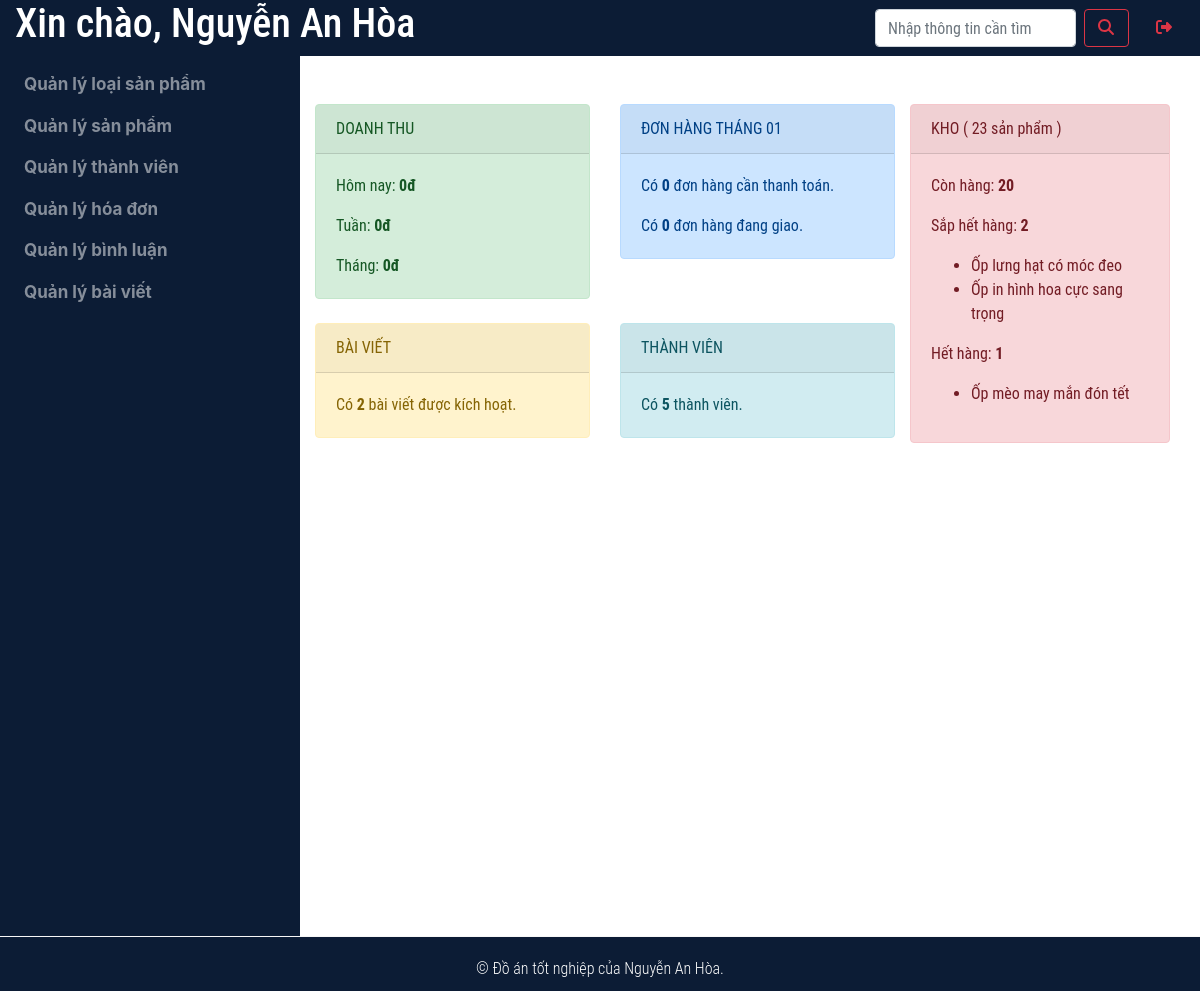
The app's page /doanadmin/views/index.php (signed in) with its own data.
### tables this page shows
CREATE TABLE `product` (
  `id_product` int(11) NOT NULL,
  `id_type` int(11) NOT NULL,
  `product_name` varchar(250) NOT NULL,
  `amount` int(11) NOT NULL,
  `img_1` varchar(250) NOT NULL,
  `img_2` varchar(250) NOT NULL,
  `price` float NOT NULL,
  `content` varchar(250) NOT NULL,
  `dateCreated` timestamp NOT NULL DEFAULT current_timestamp(),
  `dateUpdate` timestamp NOT NULL DEFAULT current_timestamp()
);

### doanadmin/modules/view.php (the view, shortened to what this page needs)
<?php
    $day = date('d');
    $month = date('m');
    $dates = date('Y-m-d');
    while (date('w', strtotime($dates)) != 1) {
        $tmp = strtotime('-1 day', strtotime($dates));
        $dates = date('Y-m-d', $tmp);
    }
    $week = date('W', strtotime($dates));
    $sql_product_total = "SELECT
                                COUNT(`id_product`) AS `total`
                            FROM
                                `product`";
    $query_product_total  = mysqli_query($conn, $sql_product_total);
    $sql_product_much = "SELECT
                                COUNT(`id_product`) AS `much`
                            FROM
                                `product`
                            WHERE
                                (`amount` > 5 AND `amount` <= 100)";
    $query_product_much  = mysqli_query($conn, $sql_product_much);
    $sql_product_little = "SELECT
                                *
                            FROM
                                `product`
                            WHERE
                                (`amount` > 0 AND `amount` <= 5)";
    $query_product_little = mysqli_query($conn, $sql_product_little);
    $sql_product_over = "SELECT
                                *
                            FROM
                                `product`
                            WHERE
                                `amount` <= 0";
    $query_product_over = mysqli_query($conn, $sql_product_over);
    $sql_total_cart = "SELECT
                            COUNT(`id_cart`) AS `total`
                        FROM
                            `cart`
                        WHERE
                            `status` = 0
                            AND MONTH(`dateCreated`) = '$month'";
    $query_total_cart = mysqli_query($conn, $sql_total_cart);
    $sql_load_cart = "SELECT
                            COUNT(`id_cart`) AS `total`
                        FROM
                            `cart`
                        WHERE
                            `status` = 1
                            AND MONTH(`dateCreated`) = '$month'";
    $query_load_cart = mysqli_query($conn, $sql_load_cart);
    $sql_total_day = "SELECT
                            SUM(`totalPrice`) AS `total`
                        FROM
                            `cart`
                        WHERE
                            `status` = 2
                            AND DAY(`dateUpdate`) = '$day'
                            AND MONTH(`dateUpdate`) = '$month'";
    $query_total_day = mysqli_query($conn, $sql_total_day);
    $sql_total_month = "SELECT
                            SUM(`totalPrice`) AS `total`
                        FROM
                            `cart`
                        WHERE
                            `status` = 2
                            AND MONTH(`dateUpdate`) = '$month'";
    $query_total_month = mysqli_query($conn, $sql_total_month);
    $sql_total_week = "SELECT
                            SUM(`totalPrice`) AS `total`
                        FROM
                            `cart`
                        WHERE
                            `status` = 2
                            AND WEEK(`dateUpdate`, 1) = '$week'";
    $query_total_week = mysqli_query($conn, $sql_total_week);
    $sql_news = "SELECT
                        COUNT(`id_new`) AS `count-new`
                    FROM
                        `news`
                    WHERE
                        `status` = 0";
    $query_news = mysqli_query($conn, $sql_news);
    $sql_users = "SELECT
                    COUNT(`id`) AS `count-user`
                FROM
                    `user`";
    $query_users = mysqli_query($conn, $sql_users);
?>
<section>
    <div class="container mt-5 mb-5 font-roboto">
        <div class="row">
            <div class="col-md-8 p-0">
                <div class="row">
                    <div class="col-md-6 mb-4">
                        <div class="card alert-success">
                            <div class="card-header">DOANH THU</div>
                            <div class="card-body">
                                <p class="card-text">
                                    Hôm nay:
                                    <strong>
                                        <?php
                                            while($total_day = mysqli_fetch_assoc($query_total_day)){
                                                echo number_format($total_day['total']).'đ';
                                            }
                                        ?>
                                    </strong>
                                </p>
                                <p class="card-text">
                                    Tuần:
                                    <strong>
                                        <?php
                                            while($total_week = mysqli_fetch_assoc($query_total_week)){
                                                echo number_format($total_week['total']).'đ';
                                            }
                                        ?>
                                    </strong>
                                </p>
                                <p class="card-text">
                                    Tháng:
                                    <strong>
                                        <?php
                                            while($total_month = mysqli_fetch_assoc($query_total_month)){
                                                echo number_format($total_month['total']).'đ';
                                            }
                                        ?>
                                    </strong>
                                </p>
                            </div>
                        </div>
                    </div>
                    <div class="col-md-6 mb-4">
                        <div class="card alert-primary ">
                            <div class="card-header">ĐƠN HÀNG THÁNG <?php echo $month;?></div>
                            <div class="card-body">
                                <p class="card-text">
                                    Có
                                    <strong>
                                        <?php
                                            while($total_cart = mysqli_fetch_assoc($query_total_cart)){
                                                    echo $total_cart['total'];
                                            }
                                        ?>
                                    </strong>
                                    đơn hàng cần thanh toán.
                                </p>
                                <p class="card-text">
                                    Có
                                    <strong>
                                        <?php
                                            while($load_cart = mysqli_fetch_assoc($query_load_cart)){
                                                    echo $load_cart['total'];
                                            }
                                        ?>
                                    </strong>
                                    đơn hàng đang giao.
                                </p>
                            </div>
                        </div>
                    </div>
                    <div class="col-md-6 mb-4">
                        <div class="card alert-warning ">
                            <div class="card-header">BÀI VIẾT</div>
                            <div class="card-body">
                                <p class="card-text">
                                    Có
                                    <strong>
                                        <?php
                                            while($news = mysqli_fetch_array($query_news)){
                                                echo $news['count-new'];
                                            }
                                        ?>
                                    </strong>
                                    bài viết được kích hoạt.
                                </p>
                            </div>
                        </div>
                    </div>
                    <div class="col-md-6 mb-4">
                        <div class="card alert-info ">
                            <div class="card-header">THÀNH VIÊN</div>
                            <div class="card-body">
                                <p class="card-text">
                                    Có
                                    <strong>
                                        <?php
                                            while($users = mysqli_fetch_array($query_users)){
                                                echo $users['count-user'];
                                            }
                                        ?>
                                    </strong>
                                    thành viên.
                                </p>
                            </div>
                        </div>
                    </div>
                </div>
            </div>
            <div class="col-md-4">
                <div class="mb-4">
                    <div class="card alert-danger">
                        <div class="card-header">
                            <span>
                                KHO
                                (
                                    <?php
                                    while($amount_product_total = mysqli_fetch_assoc($query_product_total)){
                                            echo $amount_product_total['total'];
                                        }
                                    ?> sản phẩm
                                )
                            </span>
                        </div>
                        <div class="card-body">
                            <p class="card-text">
                                Còn hàng:
                                <strong>
                                    <?php
                                        while($amount_product_much = mysqli_fetch_assoc($query_product_much)){
                                                echo $amount_product_much['much'];
                                        }
                                    ?>
                                </strong>
                            </p>
                            <p class="card-text">
                                Sắp hết hàng:
                                <strong>
                                    <?php
                                        $little = mysqli_num_rows($query_product_little);
                                        echo $little;
                                    ?>
                                </strong>
                                <ul>
                                    <?php
                                        while($amount_product_little = mysqli_fetch_assoc($query_product_little)){
                                    ?>
                                    <li><?php echo $amount_product_little['product_name'];?></li>
                                    <?php
                                        }
                                    ?>
                                </ul>
                            </p>
                            <p class="card-text">
                                Hết hàng:
                                <strong>
                                    <?php
                                        $over = mysqli_num_rows($query_product_over);
                                        echo $over;
                                    ?>
                                </strong>
                                <ul>
                                    <?php
                                        while($amount_product_over = mysqli_fetch_assoc($query_product_over)){
                                    ?>
                                    <li><?php echo $amount_product_over['product_name'];?></li>
                                    <?php
                                        }
                                    ?>
                                </ul>
                            </p>
                        </div>
                    </div>
                </div>
            </div>
        </div>
    </div>
</section>

### assets/css/style.css (style rules this page uses)
.font-roboto { font-family: 'Roboto Condensed', sans-serif; }

### records on screen
product: product_name "Ốp lưng hạt có móc đeo"
product: product_name "Ốp in hình hoa cực sang trọng"
product: product_name "Ốp mèo may mắn đón tết"

### other values on screen
$_SESSION['login'] "Nguyễn An Hòa"
$total_day['total'] "0"
$total_week['total'] "0"
$total_month['total'] "0"
$total_cart['total'] "0"
$load_cart['total'] "0"
$news['count-new'] "2"
$users['count-user'] "5"
$amount_product_total['total'] "23"
$amount_product_much['much'] "20"
$little "2"
$over "1"
